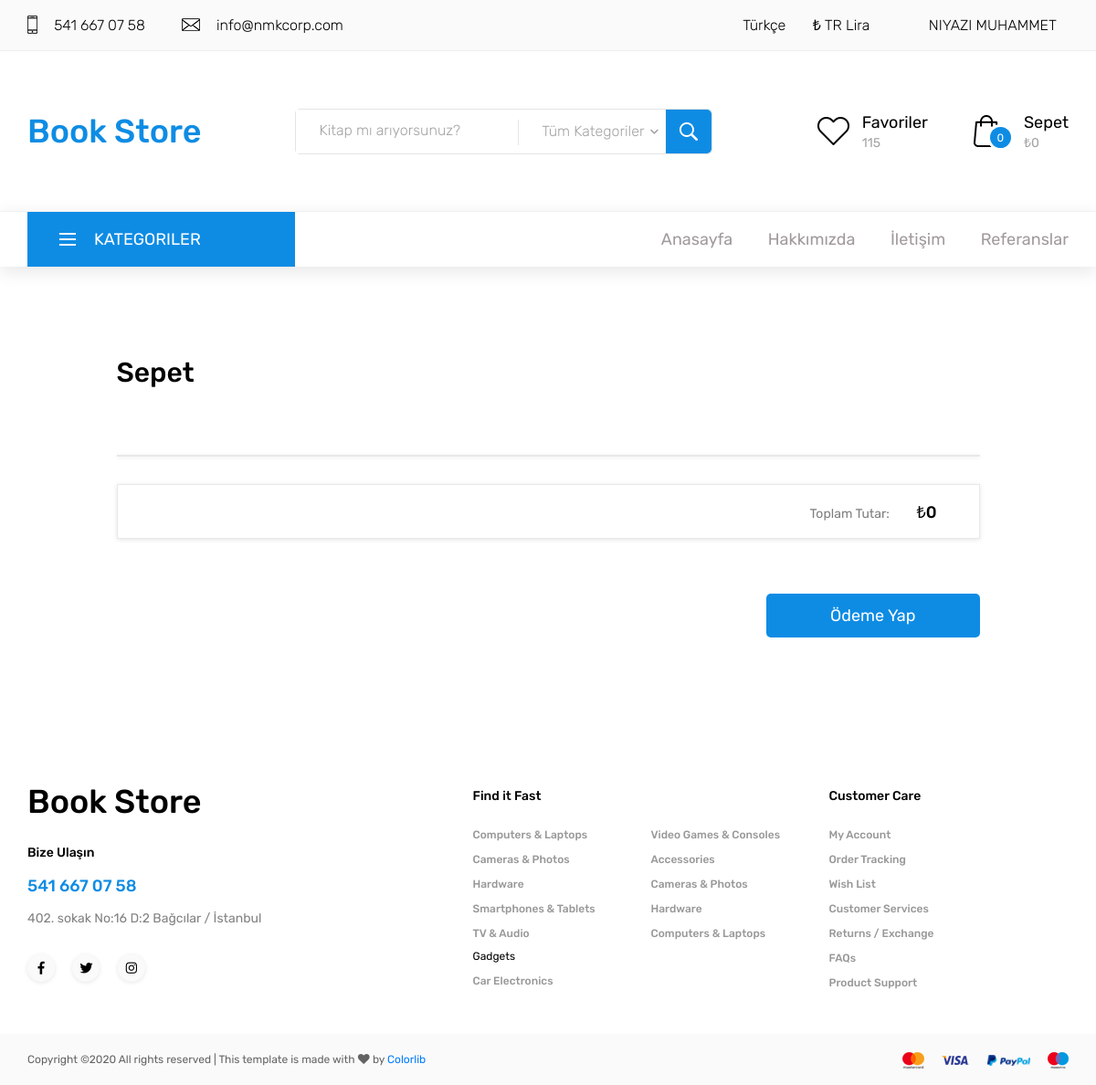
Before: /shopcart/ (signed in) with the older database file.
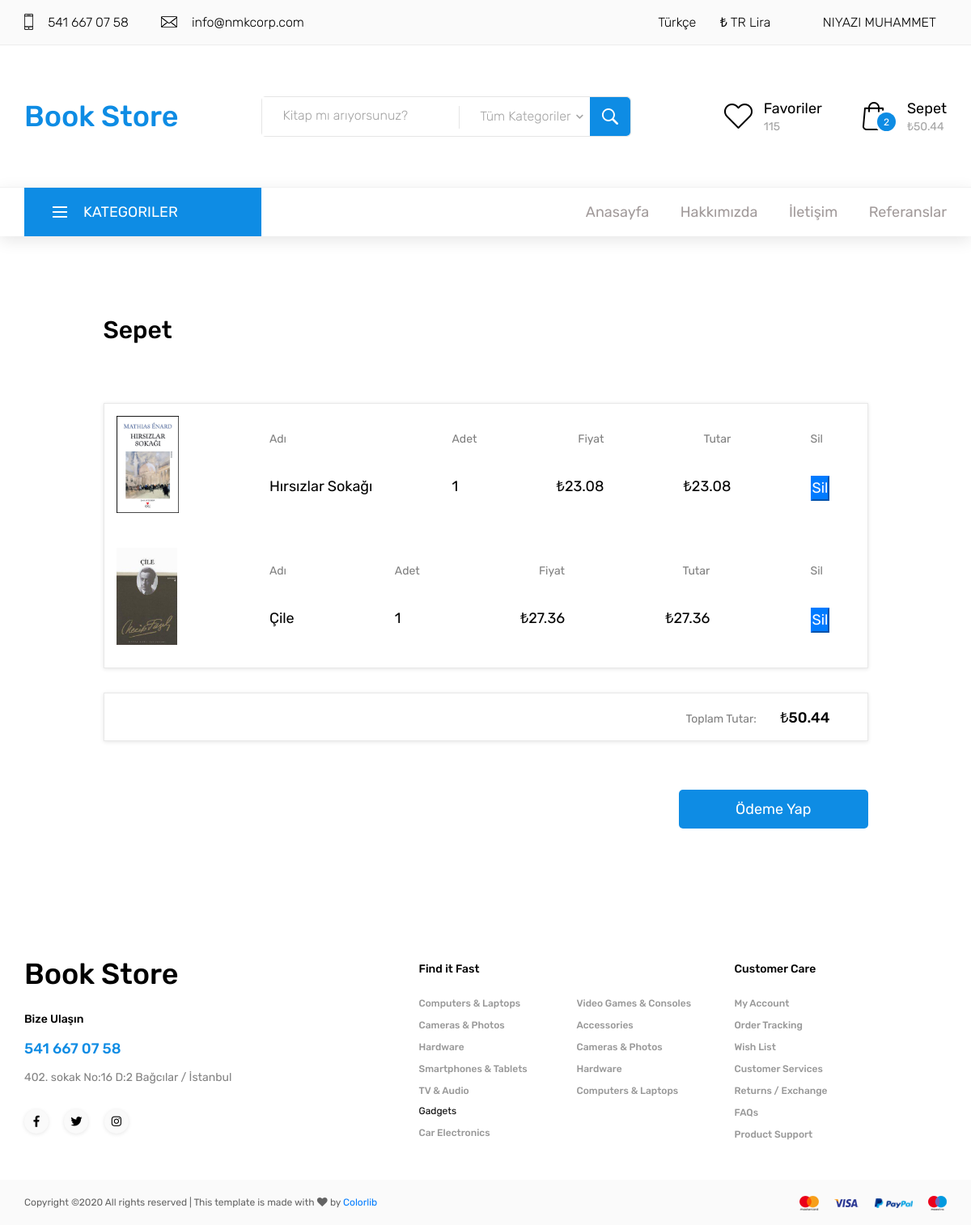
After: the same page with the newer database file.
### order/models.py (models this page shows, shortened)
class ShopCart(models.Model):
    user = models.ForeignKey(User, on_delete=models.SET_NULL, null=True)
    book = models.ForeignKey(Book, on_delete=models.SET_NULL, null=True)
    quantity = models.IntegerField()
    @property
    def amount(self):
        return (self.quantity * self.book.price)

### Book/models.py (models this page shows)
class Book(models.Model):
    STATUS = (
        ('True', 'Evet'),
        ('False', 'Hayır'),
    )
    category = models.ForeignKey(Category, on_delete=models.CASCADE)  # Kategori tablosuyla ilişki kurma
    title = models.CharField(max_length=150)
    author = models.CharField( max_length=30)
    publisher = models.CharField( max_length=30)
    keywords = models.CharField(max_length=255)
    description = models.CharField(max_length=255)
    image = models.ImageField(blank=True, upload_to='images/')
    price = models.FloatField()
    amount = models.IntegerField()
    detail = RichTextUploadingField()
    slug = models.SlugField(blank=True, max_length=150)
    status = models.CharField(max_length=10, choices=STATUS)
    create_at = models.DateTimeField(auto_now_add=True)
    update_at = models.DateTimeField(auto_now=True)
    def __str__(self):
        return self.title
    def image_tag(self):
        return mark_safe('<img src="{}" height="50"/>'.format(self.image.url))
    image_tag.short_description = 'Image'

### order/views.py (the view)
# urls.py: path('shopcart/', orderviews.shopcart, name='shopcart'),
@login_required(login_url='/login') #Check Login
def shopcart(request):
    setting = Setting.objects.get(pk=1)
    category = Category.objects.all()
    current_user = request.user
    schopcart = ShopCart.objects.filter(user_id=current_user.id)
    request.session['cart_items'] = ShopCart.objects.filter(user_id=current_user.id).count()  # count item in shop cart
    total = 0
    for rs in schopcart:
        total += rs.book.price * rs.quantity
    context = {
        'setting': setting,
        'page': 'shopcart',
        'schopcart': schopcart,
        'category': category,
        'total': total,
    }
    return render(request, 'Shopcart_books.html', context)

### order/templates/Shopcart_books.html (shortened to what this page needs)
{% extends "homebase.html" %}
{% load static %}
{% block content %}
	<div class="cart_section">
		<div class="container">
			<div class="row">
				<div class="col-lg-10 offset-lg-1">
					<div class="cart_container">
						<div class="cart_title">Sepet</div>
						<div class="cart_items">
							<ul class="cart_list">
                                {% for rs in schopcart %}
								<li class="cart_item clearfix">
									<div class="cart_item_image"><img src="{{ rs.book.image.url}}" alt="" style="height: 120px"></div>
									<div class="cart_item_info d-flex flex-md-row flex-column justify-content-between">
										<div class="cart_item_name cart_info_col">
											<div class="cart_item_title">Adı</div>
											<div class="cart_item_text">{{ rs.book}}</div>
										</div>
										<div class="cart_item_quantity cart_info_col">
											<div class="cart_item_title">Adet</div>
											<div class="cart_item_text">{{ rs.quantity }}</div>
										</div>
										<div class="cart_item_price cart_info_col">
											<div class="cart_item_title">Fiyat</div>
											<div class="cart_item_text">₺{{ rs.book.price }}</div>
										</div>
										<div class="cart_item_total cart_info_col">
											<div class="cart_item_title">Tutar</div>
											<div class="cart_item_text">₺{{ rs.amount }}</div>
										</div>
										<div class="cart_item_color cart_info_col">
											<div class="cart_item_title">Sil</div>
											<div class="cart_item_text"><a href="/order/deletefromcart/{{ rs.id }}"><button class="btn-primary">Sil</button></a></div>
										</div>
									</div>
								</li>
                                {% endfor %}
							</ul>
						</div>
						<div class="order_total">
							<div class="order_total_content text-md-right">
								<div class="order_total_title">Toplam Tutar:</div>
								<div class="order_total_amount">₺{{ total }}</div>
							</div>
						</div>
						<div class="cart_buttons">
							<button type="button" class="button cart_button_checkout"><a href="/order/orderbook/">Ödeme Yap</a></button>
						</div>
					</div>
				</div>
			</div>
		</div>
	</div>
{% endblock %}

### home/templates/header.html (shortened to what the changed rows need)
{% load static %}
<header class="header">
    <div class="header_main">
        <div class="container">
            <div class="row">
                <div class="col-lg-4 col-9 order-lg-3 order-2 text-lg-left text-right">
                    <div class="wishlist_cart d-flex flex-row align-items-center justify-content-end">
                        <div class="cart">
                            <div class="cart_container d-flex flex-row align-items-center justify-content-end">
                                <div class="cart_icon">
                                    <div class="cart_count"><span>{{ request.session.cart_items }}</span></div>
                                </div>
                                <div class="cart_content">
                                    <div class="cart_text"><a href="/shopcart/">Sepet</a></div>
                                    <div class="cart_price">₺{{ total }}</div>
                                </div>
                            </div>
                        </div>
                    </div>
                </div>
            </div>
        </div>
    </div>
                                {% load mptt_tags %}
</header>

Changed rows visible on the page:
added ShopCart: book.image (picture), book "Hırsızlar Sokağı", quantity "1", book.price "23.08", amount "23.08"
added ShopCart: book.image (picture), book "Çile", quantity "1", book.price "27.36", amount "27.36"
Other visible differences:
{{ request.session.cart_items }}: "0" → "2"
{{ total }}: "0" → "50.44"
